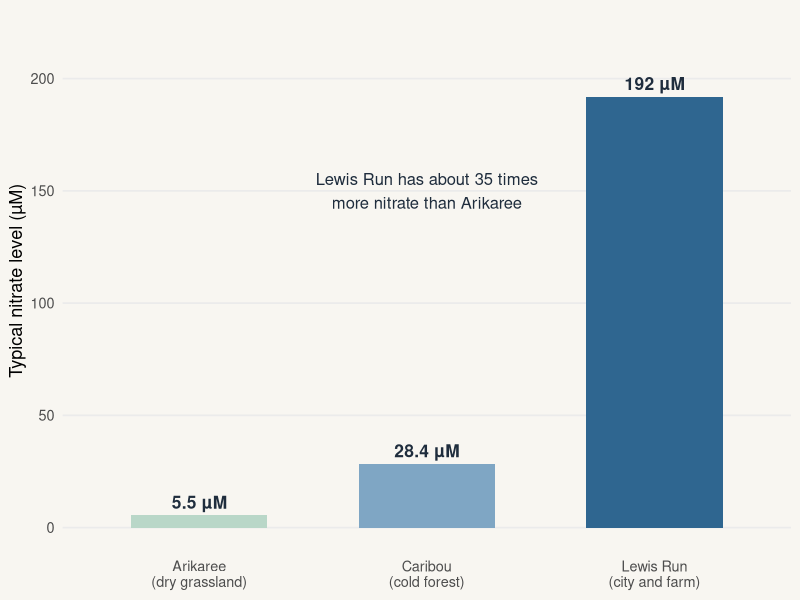
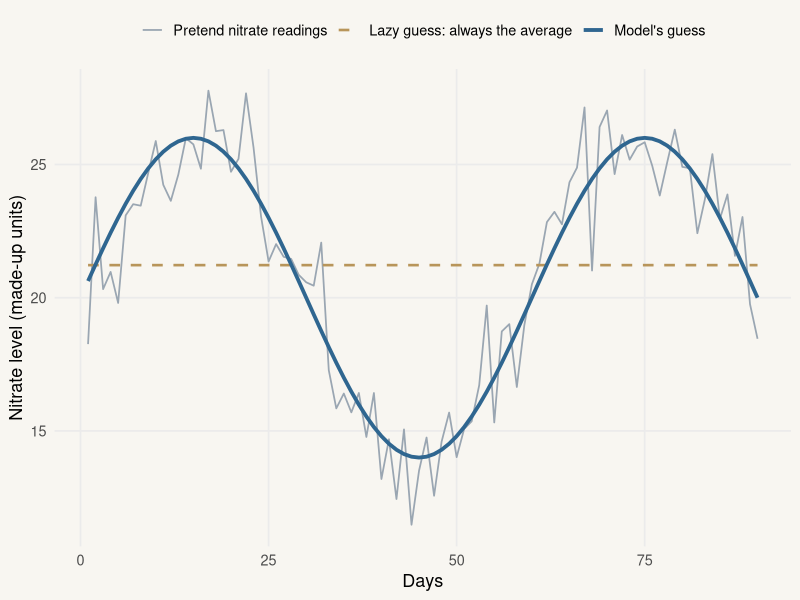
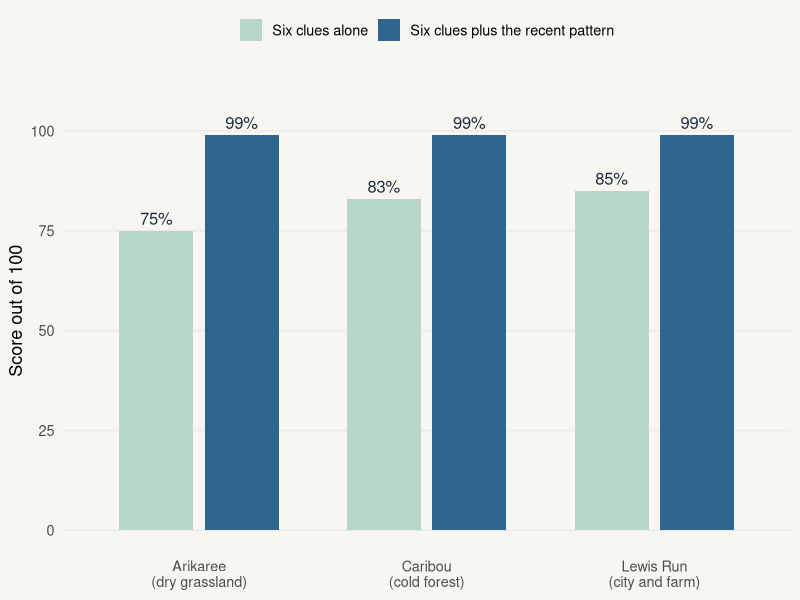
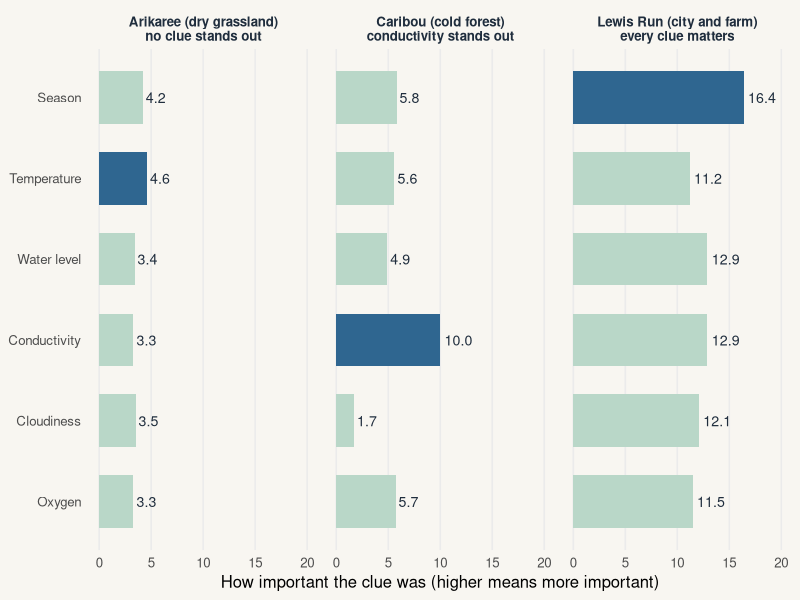

Recreate these plots in R, in order.
## ---- chunk 1
#| label: fig-hook
#| fig-cap: "Typical nitrate level at each study river (the middle value, in micromoles per litre). Data from Kermorvant et al. (2023)."
#| fig-alt: "Bar chart of typical nitrate at three rivers. Arikaree 5.5, Caribou 28.4, Lewis Run 192 micromoles per litre. A note says Lewis Run has about 35 times more nitrate than Arikaree."
#| fig-width: 7.5
#| fig-height: 4.3
library(tidyverse)
library(knitr)

hook_rivers <- c("Arikaree\n(dry grassland)", "Caribou\n(cold forest)", "Lewis Run\n(city and farm)")
hook <- tibble(
  river = factor(hook_rivers, levels = hook_rivers),
  nitrate = c(5.5, 28.4, 192)
)

ggplot(hook, aes(river, nitrate, fill = river)) +
  geom_col(width = 0.6, show.legend = FALSE) +
  geom_text(aes(label = paste0(nitrate, " µM")),
            vjust = -0.5, size = 4.4, colour = "#1F2D3D", fontface = "bold") +
  annotate("text", x = 2, y = 150,
           label = "Lewis Run has about 35 times\nmore nitrate than Arikaree",
           size = 4.2, colour = "#1F2D3D") +
  scale_fill_manual(values = c("#B9D7C8", "#7FA6C4", "#2F6690")) +
  scale_y_continuous(limits = c(0, 220), breaks = seq(0, 200, 50)) +
  labs(x = NULL, y = "Typical nitrate level (µM)") +
  theme_minimal(base_size = 13) +
  theme(panel.grid.major.x = element_blank(),
        panel.grid.minor = element_blank(),
        plot.background = element_rect(fill = "#F8F6F1", colour = NA))
## ---- chunk 2
#| label: tbl-rivers
#| tbl-cap: "The three study rivers. Adapted from Kermorvant et al. (2023)."
tibble(
  River = c("Arikaree (Colorado)", "Caribou (Alaska)", "Lewis Run (Virginia)"),
  Setting = c("Semi-arid grassland and farming",
              "Subarctic forest, minimal human disturbance",
              "Temperate climate, city and farm influence"),
  `Typical nitrate (µM)` = c("5.5", "28.4", "192"),
  `Score using the clues alone` = c("75%", "83%", "85%"),
  `Most useful clue` = c("None stands out", "Conductivity", "Season")
) |>
  kable()
## ---- chunk 3
#| label: tbl-clues
#| tbl-cap: "The six clues used to explain nitrate, in plain words, with a possible reason each one could be linked to nitrate."
tibble(
  Clue = c("Season (time of year)", "Water temperature", "Water level",
           "Conductivity", "Cloudiness (turbidity)", "Dissolved oxygen"),
  `What it means` = c(
    "Where we are in the year. The model uses the date to pick up yearly rhythms.",
    "How warm or cold the river water is.",
    "How high the river is. It rises after rain or snowmelt.",
    "How easily electricity passes through the water. Pure water barely carries any, but dissolved salts and minerals help it along. A higher reading means more dissolved material.",
    "How murky the water is. Mud, silt and tiny particles scatter light, so a turbidity sensor shines a light through the water and measures how much gets scattered. After a storm, the reading jumps.",
    "The amount of oxygen mixed into the water, which fish and insects need to breathe."
  ),
  `Why it could be a clue` = c(
    "Farming and weather follow the calendar, such as fertiliser spreading and snowmelt.",
    "Warmer water speeds up life in the river, including the algae and bacteria that use and make nitrogen.",
    "Rain and snowmelt wash nitrate in from the land, or dilute it.",
    "Fertiliser and other runoff dissolve in water, so they can rise together.",
    "Storms stir up mud and also wash in whatever is sitting on the land.",
    "Algae make oxygen by day and use it at night, and they take up nitrate as they grow."
  )
) |>
  kable()
## ---- chunk 4
#| label: fig-wiggle
#| fig-cap: "A made-up example to show what 'explained' means. The grey line is pretend nitrate readings. The dashed line is a lazy guess that always says 'average'. The blue line is a model that follows the pattern."
#| fig-alt: "Line chart of invented nitrate readings over 90 days that rise and fall. A flat dashed line shows the average. A smooth blue line follows the rises and falls closely."
#| fig-width: 7.5
#| fig-height: 4
set.seed(12)
days <- 1:90
true_curve <- 20 + 6 * sin(days / 90 * 2 * pi * 1.5)
toy <- tibble(
  day = days,
  nitrate = true_curve + rnorm(90, 0, 1.6),
  model = true_curve
)
toy$flat <- mean(toy$nitrate)

toy_score <- 1 - sum((toy$nitrate - toy$model)^2) / sum((toy$nitrate - toy$flat)^2)

toy_long <- toy |>
  pivot_longer(c(nitrate, flat, model), names_to = "series", values_to = "value") |>
  mutate(series = factor(series,
                         levels = c("nitrate", "flat", "model"),
                         labels = c("Pretend nitrate readings",
                                    "Lazy guess: always the average",
                                    "Model's guess")))

ggplot(toy_long, aes(day, value, colour = series, linetype = series, linewidth = series)) +
  geom_line() +
  scale_colour_manual(values = c("#9AA6B2", "#B8955A", "#2F6690")) +
  scale_linetype_manual(values = c("solid", "dashed", "solid")) +
  scale_linewidth_manual(values = c(0.6, 0.9, 1.3)) +
  labs(x = "Days", y = "Nitrate level (made-up units)",
       colour = NULL, linetype = NULL, linewidth = NULL) +
  theme_minimal(base_size = 13) +
  theme(legend.position = "top",
        panel.grid.minor = element_blank(),
        plot.background = element_rect(fill = "#F8F6F1", colour = NA))
## ---- chunk 5
#| label: fig-score
#| fig-cap: "How closely the model follows nitrate, as a score out of 100, at each river. Data from Kermorvant et al. (2023)."
#| fig-alt: "Grouped bar chart. For Arikaree, Caribou and Lewis Run, the six clues alone score 75, 83 and 85. Adding what nitrate was doing a moment ago takes each river to 99."
#| fig-width: 7.5
#| fig-height: 4.5
rivers <- c("Arikaree\n(dry grassland)", "Caribou\n(cold forest)", "Lewis Run\n(city and farm)")

score <- tibble(
  river = factor(rep(rivers, each = 2), levels = rivers),
  step = factor(rep(c("Six clues alone", "Six clues plus the recent pattern"), 3),
                levels = c("Six clues alone", "Six clues plus the recent pattern")),
  value = c(75, 99, 83, 99, 85, 99)
)

ggplot(score, aes(river, value, fill = step)) +
  geom_col(position = position_dodge(width = 0.75), width = 0.65) +
  geom_text(aes(label = paste0(value, "%")),
            position = position_dodge(width = 0.75),
            vjust = -0.5, size = 4.2, colour = "#1F2D3D") +
  scale_fill_manual(values = c("#B9D7C8", "#2F6690")) +
  scale_y_continuous(limits = c(0, 110), breaks = seq(0, 100, 25)) +
  labs(x = NULL, y = "Score out of 100", fill = NULL) +
  theme_minimal(base_size = 13) +
  theme(legend.position = "top",
        panel.grid.major.x = element_blank(),
        panel.grid.minor = element_blank(),
        plot.background = element_rect(fill = "#F8F6F1", colour = NA))
## ---- chunk 6
#| label: fig-drivers
#| fig-cap: "How important each clue was at each river. A longer bar means the model got worse by more when that clue was removed. Approximate values read from Figure 4 of Kermorvant et al. (2023)."
#| fig-alt: "Bar chart with three panels, one per river, showing six clues. At Arikaree every clue is under 5 percent. At Caribou conductivity stands out at about 10 percent. At Lewis Run every clue is between about 11 and 16 percent, with season highest."
#| fig-width: 9
#| fig-height: 4.6
clues <- c("Season", "Temperature", "Water level", "Conductivity", "Cloudiness", "Oxygen")
panels <- c("Arikaree (dry grassland)\nno clue stands out",
            "Caribou (cold forest)\nconductivity stands out",
            "Lewis Run (city and farm)\nevery clue matters")

imp <- tibble(
  river = factor(rep(panels, each = 6), levels = panels),
  clue = factor(rep(clues, 3), levels = rev(clues)),
  share = c(4.2, 4.6, 3.4, 3.3, 3.5, 3.3,
            5.8, 5.6, 4.9, 10.0, 1.7, 5.7,
            16.4, 11.2, 12.9, 12.9, 12.1, 11.5)
) |>
  group_by(river) |>
  mutate(top = share == max(share)) |>
  ungroup()

ggplot(imp, aes(share, clue, fill = top)) +
  geom_col(width = 0.65, show.legend = FALSE) +
  geom_text(aes(label = sprintf("%.1f", share)),
            hjust = -0.15, size = 3.6, colour = "#1F2D3D") +
  facet_wrap(~river, nrow = 1) +
  scale_fill_manual(values = c("TRUE" = "#2F6690", "FALSE" = "#B9D7C8")) +
  scale_x_continuous(limits = c(0, 20), breaks = seq(0, 20, 5)) +
  labs(x = "How important the clue was (higher means more important)", y = NULL) +
  theme_minimal(base_size = 12) +
  theme(strip.text = element_text(face = "bold", colour = "#1F2D3D"),
        panel.grid.major.y = element_blank(),
        panel.grid.minor = element_blank(),
        plot.background = element_rect(fill = "#F8F6F1", colour = NA))
## ---- chunk 7
#| label: tbl-steps
#| tbl-cap: "A six-step pilot plan for a manager who wants to try this approach."
tibble(
  Step = c("1. Pick one pilot river",
           "2. Check all six clues are recorded",
           "3. Ask a statistician to fit that river's own model",
           "4. Ask for three things back",
           "5. Run a hide-and-check test",
           "6. Decide, then repeat"),
  `What to do` = c(
    "Choose a river that already has a working nitrate sensor, sensors for the six clues, and about two years of readings every 15 minutes.",
    "Make sure the six clues are recorded at the same times as nitrate. Fix any missing sensor first.",
    "Ask for flexible curves plus the recent pattern step. Budget extra time, because the study's authors had to hand-code parts of the modelling.",
    "(a) The score out of 100 using the clues alone. (b) A chart like Figure 4 showing which clue matters most. (c) A plain list of the results.",
    "Hide some real nitrate readings, such as single readings, then a day, then a week, and see how close the model's guesses are.",
    "If the test goes well, use the model to patch short gaps and label those values as estimates. Then repeat steps 1 to 5 at a second river."
  ),
  `Why it matters` = c(
    "The model learns from real nitrate readings. The study had about 70,000 per river, so a few weeks of data is not enough.",
    "Every clue earned its place at every river in the study, so dropping one costs you accuracy.",
    "The study found no single model worked across rivers, and standard tools struggled with this much data.",
    "A score near the study's 75% to 85% suggests the clues carry most of the story at your river. A much lower score suggests something you are not measuring is driving nitrate, so look for it. The clue that matters most is the sensor you can least afford to lose, so keep it clean and calibrated.",
    "The 2021 team used this same trick at Arikaree. It tells you how far to trust the model before your real sensor breaks.",
    "The research never tested a river with no nitrate sensor at all, so that step needs its own proof at each river."
  )
) |>
  kable()
